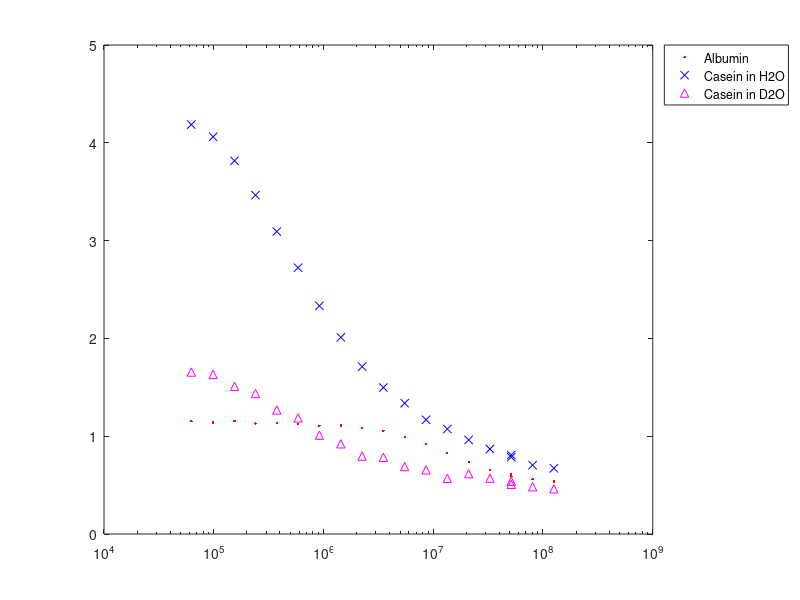
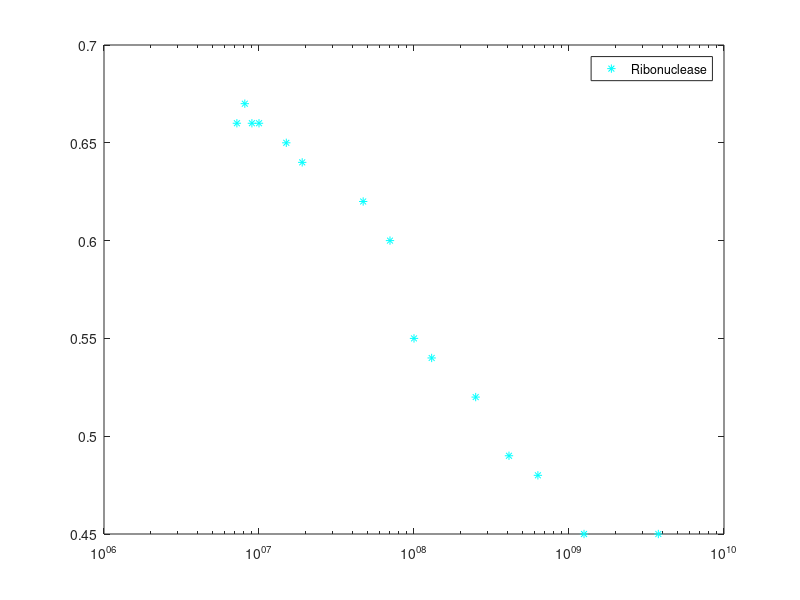

These charts were generated, in order, by the following MATLAB code:
## Author: Utente <Utente@ASUS>
## Created: 2021-02-13

#omegaexp=[1.1*10^5 1.7*10^5 2.5*10^5 4.7*10^5 6*10^5 8*10^5 9*10^5 1.2*10^6 1.3*10^6 1.7*10^6 1.9*10^6 2.1*10^6 2.6*10^6 3*10^6 3.2*10^6 3.5*10^6 3.9*10^6 5.5*10^6 7.5*10^6 1.2*10^7 1.9*10^7 3.2*10^7 5.7*10^7 8.5*10^7];
#rexp=[4.47 4.45 4.40 4.38 4.16 4.1 3.8 3.6 3.4 3.1 2.8 2.5 2.2 1.9 1.7 1.4 1.2 0.8 0.52 0.32 0.18 0.13 0.10 0.08];
#freqexp2=[20 12.792 8.1769 8.1769 5.231 3.3449 2.1384 1.3682 8.74*10^-1 5.59*10^-1 3.58*10^-1 2.29*10^-1 1.46*10^-1 9.33*10^-2 5.97*10^-2 3.82*10^-2 2.46*10^-2 1.57*10^-2 9.94*10^-3];
#omegaexp2=freqexp2*2*pi;
#albumin_rexp2=[5.36*10^-1 5.62*10^-1 5.89*10^-1 6.12*10^-1 6.54*10^-1 7.36*10^-1 8.27*10^-1 9.22*10^-1 9.92*10^-1 1.0545 1.0865 1.108 1.1055 1.1227 1.1321 1.1284 1.1547 1.1394 1.1532];
#casein_d20_rexp2=[4.62*10^-1 4.83*10^-1 5.40*10^-1 5.08*10^-1 5.71*10^-1 6.16*10^-1 5.69*10^-1 6.56*10^-1 6.90*10^-1 7.84*10^-1 7.96*10^-1 9.22*10^-1 1.0105 1.1869 1.2681 1.4359 1.5096 1.6316 1.6559];
#casein_h20_rexp2=[6.72*10^-1 7.04*10^-1 7.86*10^-1 8.08*10^-1 8.69*10^-1 9.62*10^-1 1.0735 1.1681 1.3378 1.4973 1.7112 2.0102 2.3325 2.7227 3.0927 3.4644 3.8165 4.0614 4.1864];

dataribo=csvread('ribo.csv');
dataferrante=csvread('Ferrante.csv');
omegaferrante=dataferrante(:,1)*2*pi*10^6;
R1alb=dataferrante(:,3);
R1D=dataferrante(:,4);
R1H=dataferrante(:,5);
hf = figure ();
semilogx(omegaferrante,R1alb,".r;Albumin;");
hold on;
semilogx(omegaferrante,R1H,"xb;Casein in H2O;");
semilogx(omegaferrante,R1D,"^m;Casein in D2O;");
 h = legend ("location", "northeastoutside");
 print (hf, "ferranterel.png", "-dpng");
R1rib=dataribo(:,2);
omegarib=dataribo(:,1);
hf=figure;
semilogx(omegarib,R1rib,"*c;Ribonuclease;");
 print (hf, "ribo.png", "-dpng");

